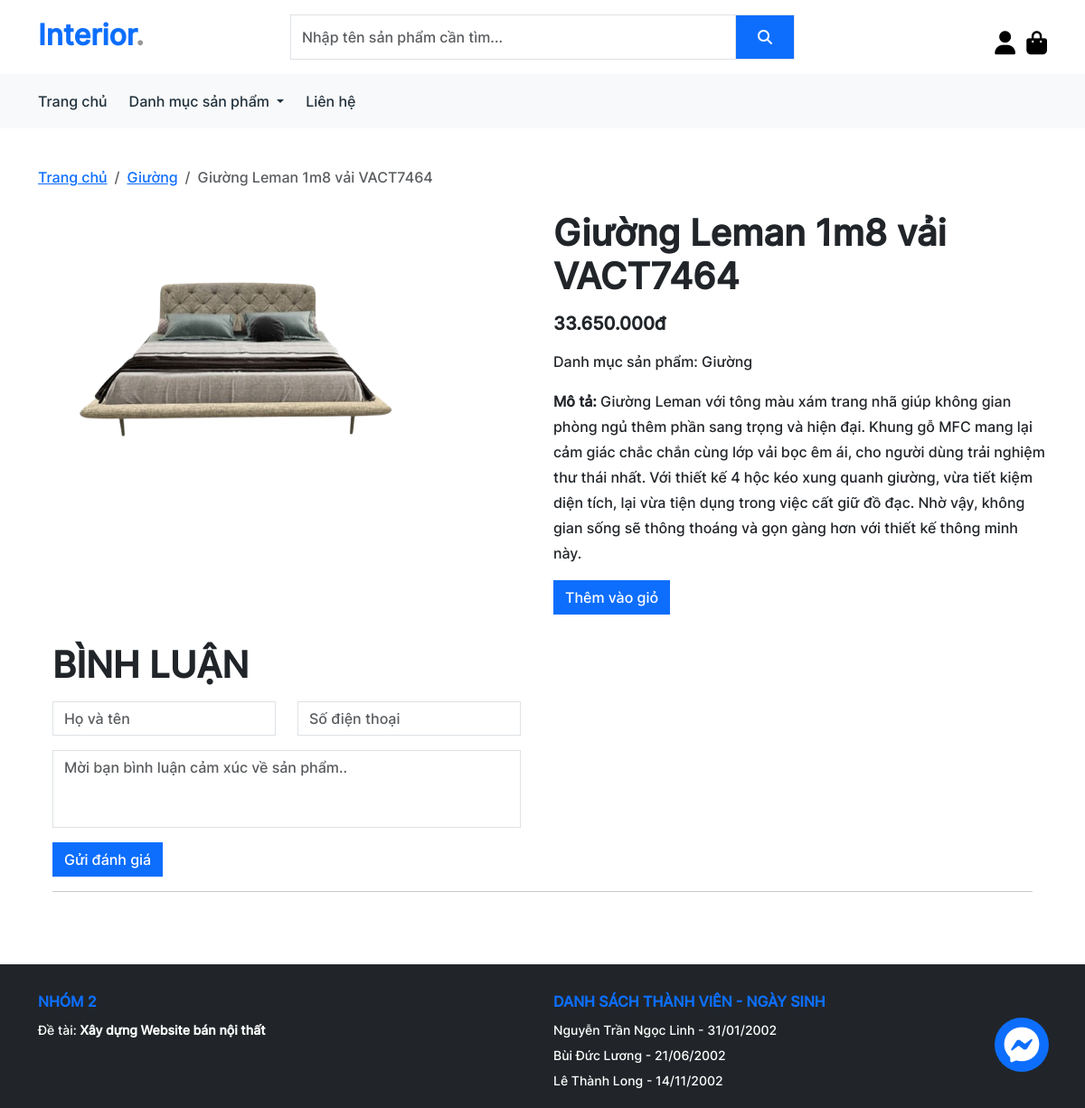
The app's page /product_detail.php?id=30 with its own data.
### tables this page shows
CREATE TABLE `products` (
  `id` int(11) NOT NULL,
  `name` varchar(100) NOT NULL,
  `quantity` int(11) NOT NULL,
  `price` int(11) NOT NULL,
  `discount` int(11) NOT NULL,
  `image` text NOT NULL,
  `category_id` int(11) NOT NULL,
  `description` text NOT NULL
);

CREATE TABLE `categories` (
  `id` int(11) NOT NULL,
  `name` varchar(20) NOT NULL
);

### classes/database.php (called while the page is built, shortened)
<?php
class Database
{
  private $conn = null;
  public function __construct()
  {
    $this->conn = new mysqli(DB_HOST, DB_USER, DB_PASS, DB_NAME);
  }
  public function getProductDetail($id)
  {
    $sql = "SELECT products.*, categories.id AS category_id, categories.name AS category_name FROM products
    INNER JOIN categories
    ON categories.id = products.category_id WHERE products.id = ?";
    $stmt = $this->conn->prepare($sql);
    $stmt->bind_param("i", $id);
    $stmt->execute();
    $result = $stmt->get_result();
    return $result->fetch_assoc();
  }
}

### product_detail.php (the view, shortened to what this page needs)
<!DOCTYPE html>
<html lang="en">
<head>
  <link rel="stylesheet" href="./assets/fonts/css/all.min.css" />
  <link rel="stylesheet" href="./lib/boostrap/css/bootstrap.min.css" />
  <link rel="stylesheet" href="./assets/css/app.css" />
</head>
<body>
  <div id="root">
    <?php
    include_once("./includes/header.php");
    include_once("./includes/messenger.php");
    require_once("./classes/database.php");
    $product_id = $_GET["id"];
    $db = new Database();
    $product = $db->getProductDetail($product_id);
    ?>
    <section class="container">
      <nav aria-label="breadcrumb" class="my-4">
        <ol class="breadcrumb">
          <li class="breadcrumb-item"><a href="index.php">Trang chủ</a></li>
          <li class="breadcrumb-item"><a href="category.php?id=<?= $product["category_id"] ?>"><?= $product["category_name"] ?></a></li>
          <li class="breadcrumb-item active" aria-current="page"><?= $product["name"] ?></li>
        </ol>
      </nav>
      <div class="row mb-3">
        <div class="col-md-6">
          <img src="./assets/images/<?= $product["image"] ?>" class="object-fit-cover" width="80%" height="300" alt="" />
        </div>
        <div class="col-md-6">
          <h1 class="pb-3"><?= $product["name"] ?></h1>
          <div class="d-flex align-items-center justify-content-between pb-3">
            <h5>
              <?= number_format($product["price"] - ($product["price"] * $product["discount"] / 100), 0, '', '.') ?>đ
            </h5>
          </div>
          <div class="mb-3">
            <p>Danh mục sản phẩm: <?= $product["category_name"] ?></p>
          </div>
          <div class="mb-3">
            <p>
              <strong>Mô tả:</strong>
              <?= $product["description"] ?>
            </p>
          </div>
          <div class="d-flex column-gap-3">
            <button class="add-to-cart btn btn-primary rounded-0" data-id="<?= $product["id"] ?>" <?= $product["quantity"] == 0 ? "disabled" : "" ?> title="Thêm vào giỏ hàng">
              Thêm vào giỏ
            </button>
          </div>
        </div>
      </div>
      <div class="bg-white p-3 rounded-4">
        <h1 class="text-uppercase pb-3">Bình luận</h1>
        <form action="./php/handle_comment.php" method="post" onsubmit="return validateFormComment()">
          <div class="row w-50 mb-3">
            <div class="form-group col-md-6">
              <input type="text" class="form-control" id="customer_name" name="customer_name" placeholder="Họ và tên" />
            </div>
            <div class="form-group col-md-6">
              <input type="text" class="form-control" id="customer_phone" name="customer_phone" placeholder="Số điện thoại" />
            </div>
          </div>
          <div class="row w-50 mb-3">
            <div class="form-group col-12">
              <textarea class="form-control" name="customer_comment" id="customer_comment" rows="3" placeholder="Mời bạn bình luận cảm xúc về sản phẩm.."></textarea>
            </div>
          </div>
          <button type="submit" class="btn btn-primary rounded-0">Gửi đánh giá</button>
        </form>
        <hr />
      </div>
    </section>
    <?php include_once("./includes/footer.php"); ?>
  </div>
</body>
</html>

### assets/css/app.css (style rules this page uses)
:root { --bg-color: #eff2f1; --white-color: #fff; --black-color: #000; --text-color: #21313c; }
body { font-family: 'Inter', sans-serif; font-weight: 400; line-height: 28px; scroll-behavior: smooth; }
input, textarea { box-shadow: none !important; border-radius: 0px !important; }
button, input, textarea { font-family: 'Inter', sans-serif; }
textarea { resize: none; }
h1, h2, h3, h4, h5, h6 { font-weight: 700; margin: 0; }
p { margin: 0 !important; }
li { list-style: none; }

### records on screen
products: category.name "Giường", name "Giường Leman 1m8 vải VACT7464", image (picture), $product["price"] - ($product["price"] * $product["discount"] / 100) "33.650.000", description "Giường Leman với tông màu xám trang nhã giúp không gian phòng ngủ thêm phần sang trọng và hiện đại. Khung gỗ MFC mang lại cảm giác chắc chắn cùng lớp vải bọc êm ái, cho người dùng trải nghiệm thư thái nhất. Với thiết kế 4 hộc kéo xung quanh giường, vừa tiết kiệm diện tích, lại vừa tiện dụng trong việc cất giữ đồ đạc. Nhờ vậy, không gian sống sẽ thông thoáng và gọn gàng hơn với thiết kế thông minh này."
